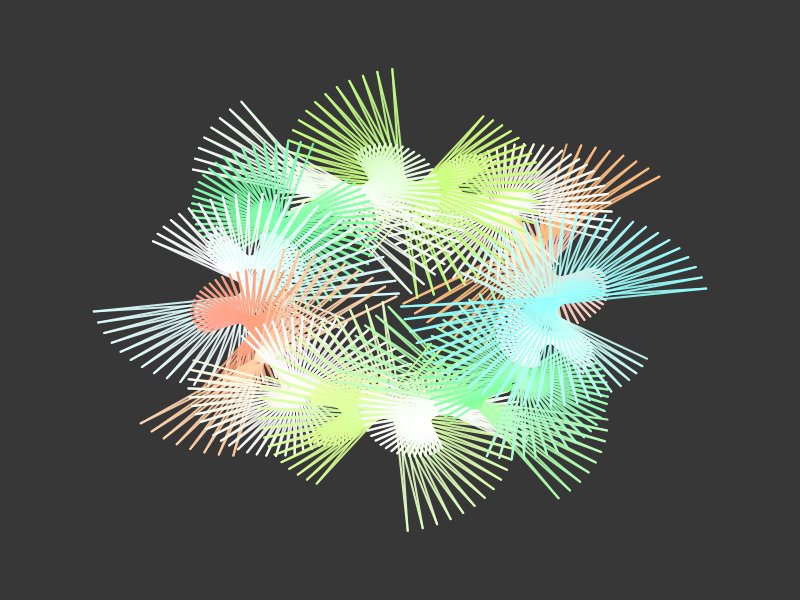

The R source for this figure:
t <- seq(0,2,l=2001)
z <- 1i*sin(t*pi)+1*cos(t*pi)+exp(983i*pi*t)*(t*6)%%1
x=Re(z)
y=Im(z)
l=max(Mod(z))*1.2
h=(t/2)%%.5
s=sin(t*10)^2/2
png("temp.png", width=2000, height=2000, type="cairo-png", antialias = "subpixel")
par(mar=c(0,0,0,0), bg="#373737")
plot(NA, axes=FALSE, xlim=c(-l,l), ylim=c(-l,l))
segments(x,y,c(x[-1], NA), 
         c(y[-1], NA), 
         lwd=ifelse(2*((t%%(2/20))>=1/20),2,-1),
         col=hsv(h,s,1,.9))
dev.off()
